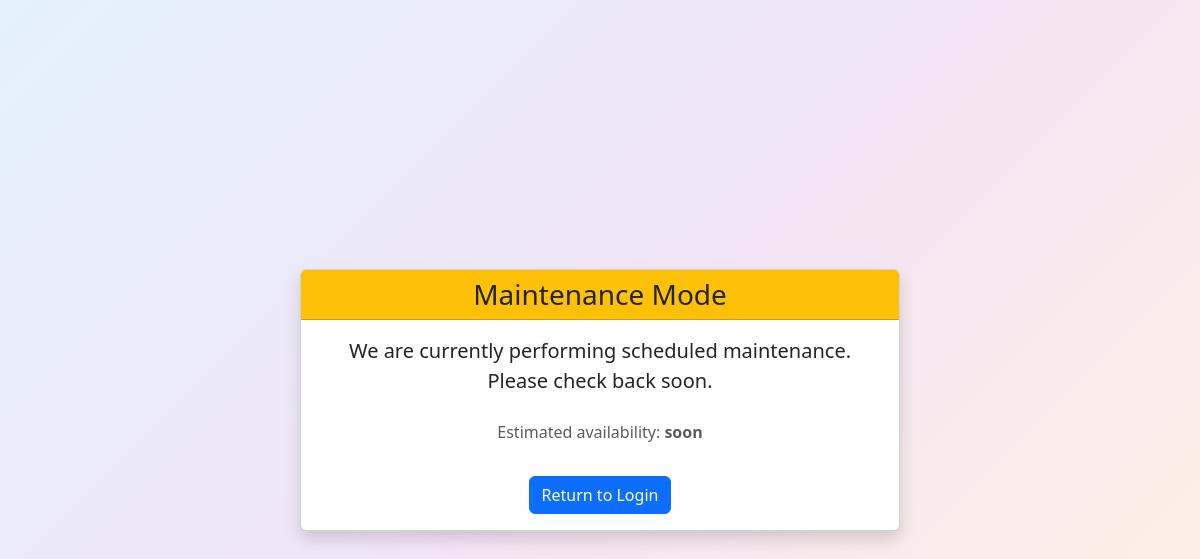
The app's page /maintenance.php, older data.
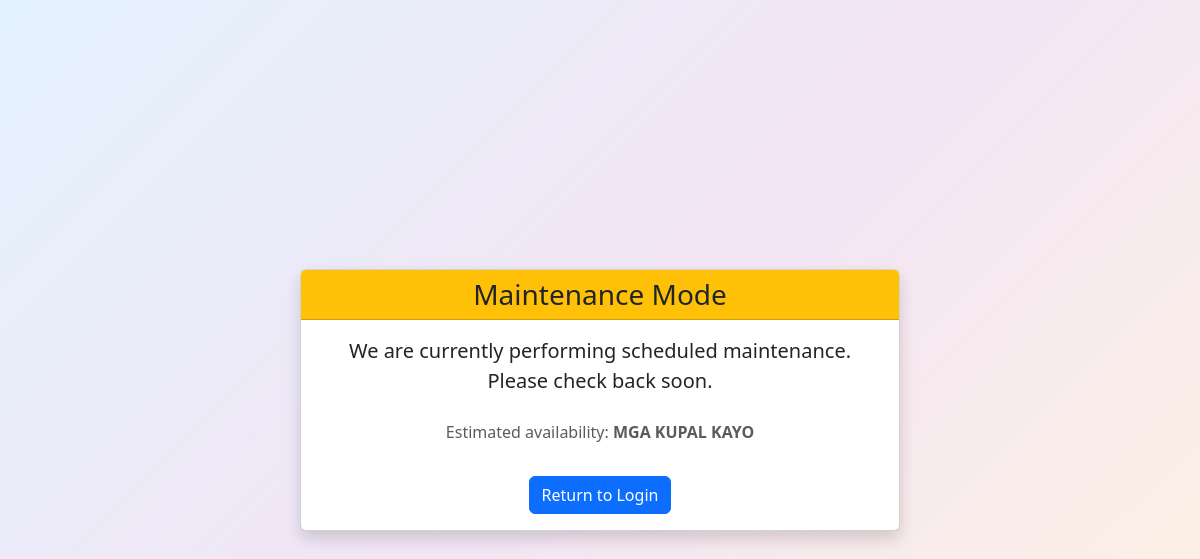
The same page, newer data.
### tables this page shows
CREATE TABLE `settings` (
  `setting_id` int(11) NOT NULL AUTO_INCREMENT,
  `setting_key` varchar(100) NOT NULL,
  `value` text NOT NULL,
  `description` text DEFAULT NULL,
  `is_active` tinyint(1) NOT NULL DEFAULT 1,
  `created_at` timestamp NOT NULL DEFAULT current_timestamp(),
  `updated_at` timestamp NOT NULL DEFAULT current_timestamp() ON UPDATE current_timestamp(),
  PRIMARY KEY (`setting_id`),
  UNIQUE KEY `setting_key` (`setting_key`)
);

### classes/Utility.php (called while the page is built, shortened)
<?php
class Utility {
    public static function getSetting($key, $default = '') {
        global $db;
        try {
            $stmt = $db->prepare("SELECT value FROM settings WHERE setting_key = ? AND is_active = 1 LIMIT 1");
            $stmt->execute([$key]);
            $result = $stmt->fetch(PDO::FETCH_ASSOC);
            if ($result) {
                return $result['value'];
            }
        } catch (Exception $e) {
            error_log("Error getting setting: " . $e->getMessage());
        }
        return $default;
    }
}
?>

### maintenance.php (the view, shortened to what this page needs)
<?php
require_once __DIR__ . '/config/config.php';
require_once __DIR__ . '/classes/Utility.php';
$maintenance_message = Utility::getSetting('maintenance_message', 'The system is currently undergoing maintenance. Please check back later.');
$maintenance_end_time = Utility::getSetting('maintenance_end_time', 'soon');
?>
<!DOCTYPE html>
<html lang="en">
<head>
    <link href="https://cdn.jsdelivr.net/npm/bootstrap@5.3.0-alpha1/dist/css/bootstrap.min.css" rel="stylesheet">
</head>
<body>
    <div class="card shadow">
        <div class="card-header bg-warning text-dark text-center">
            <h3 class="mb-0">Maintenance Mode</h3>
        </div>
        <div class="card-body text-center">
            <p class="lead mb-4"><?php echo nl2br(htmlspecialchars($maintenance_message)); ?></p>
            <p class="text-muted">Estimated availability: <strong><?php echo htmlspecialchars($maintenance_end_time); ?></strong></p>
            <a href="<?php echo rtrim(SITE_URL, '/'); ?>/login" class="btn btn-primary mt-3">Return to Login</a>
        </div>
    </div>
</body>
</html>

Row changes from the older to the newer data that the page shows:
changed settings: value "soon" → "MGA KUPAL KAYO"
